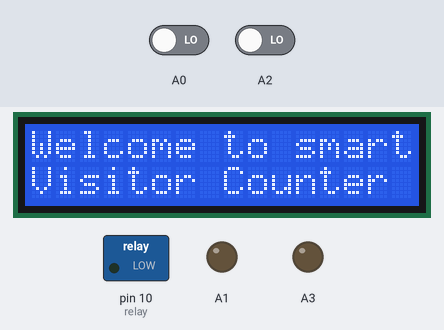
A sketch run on a simulated Arduino Uno, built with avr-gcc and run on an emulated ATmega328P. Parts: 16×2 character LCD, switched loads named in the sketch (green lamp = pin HIGH), output pins drawn as LEDs (lit = HIGH). The test bench sets the inputs (shaded band); at power-on: A0 LOW, A2 LOW. What the sketch prints to the serial monitor is not drawn.

Above: at 0.1 s.
At 6.2 s:
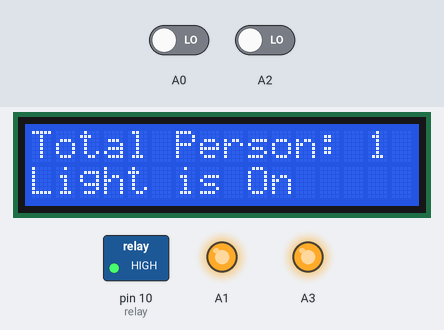
Timing chart, 0 to 7.7 s (numbered marks = the images above):
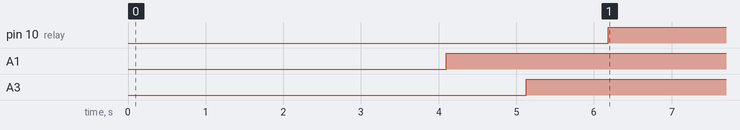

The sketch:

SmartRoom_Entrance.ino
```cpp
#include <Wire.h>
// Include NewLiquidCrystal Library for I2C
#include <LiquidCrystal_I2C.h>

const int  en = 2, rw = 1, rs = 0, d4 = 4, d5 = 5, d6 = 6, d7 = 7, bl = 3;
const int i2c_addr = 0x27;
LiquidCrystal_I2C lcd(i2c_addr, en, rw, rs, d4, d5, d6, d7, bl);

#define e_s1 A0 //echo pin
#define t_s1 A1 //Trigger pin

#define e_s2 A2 //echo pin
#define t_s2 A3 //Trigger pin

int relay = 10; // Out for light

long dis_a=0,dis_b=0;
int flag1=0, flag2=0;
int person = 0;

//**********************ultra_read****************************
void ultra_read(int pin_t,int pin_e,long &ultra_time){
long time;
pinMode(pin_t,OUTPUT);
pinMode(pin_e,INPUT);
digitalWrite(pin_t,LOW);
delayMicroseconds(2);
digitalWrite(pin_t,HIGH);
delayMicroseconds(10);
time=pulseIn (pin_e,HIGH);
ultra_time =  time / 29 / 2;
}


void setup()
{
  Serial.begin(9600);// initialize serial communication at 9600 bits per second:

  pinMode(relay, OUTPUT);
  // Set display type as 16 char, 2 rows
  lcd.begin(16,2);

  // Print on first row
  lcd.setCursor(0,0);
  lcd.print("Welcome to smart");

  // Wait 1 second
  //delay(1000);

  // Print on second row
  lcd.setCursor(0,1);
  lcd.print("Visitor Counter");

  // Wait 8 seconds
  delay(4000);

  // Clear the display
  lcd.clear();

}

void loop(){
//*************************
ultra_read(t_s1,e_s1,dis_a);delay(30);
ultra_read(t_s2,e_s2,dis_b);delay(30);
//*************************

Serial.print("da:");Serial.println(dis_a);
Serial.print("db:");Serial.println(dis_b);

if(dis_a<80 && flag1==0){flag1=1;
if(flag2==0){person = person+1;}
}

if(dis_b<80 && flag2==0){flag2=1;
if(flag1==0){person = person-1;}
}

if(dis_a>80 && dis_b>80 && flag1==1 && flag2==1){
flag1=0, flag2=0;
delay(1000);
}

lcd.setCursor(0, 0);
lcd.print("Total Person: ");
lcd.print(person);
lcd.print("  ");
lcd.setCursor(0,1);
lcd.print("Light is ");

if(person>0){
  digitalWrite(relay,HIGH);
  lcd.print("On ");}
else{
  digitalWrite(relay,LOW);
  lcd.print("Off");}
}
```

Measured:
- by itself, pin 10 (relay): LOW → HIGH at 6.2 s
- by itself, A1: LOW → HIGH at 4.1 s
- by itself, A3: LOW → HIGH at 5.1 s
